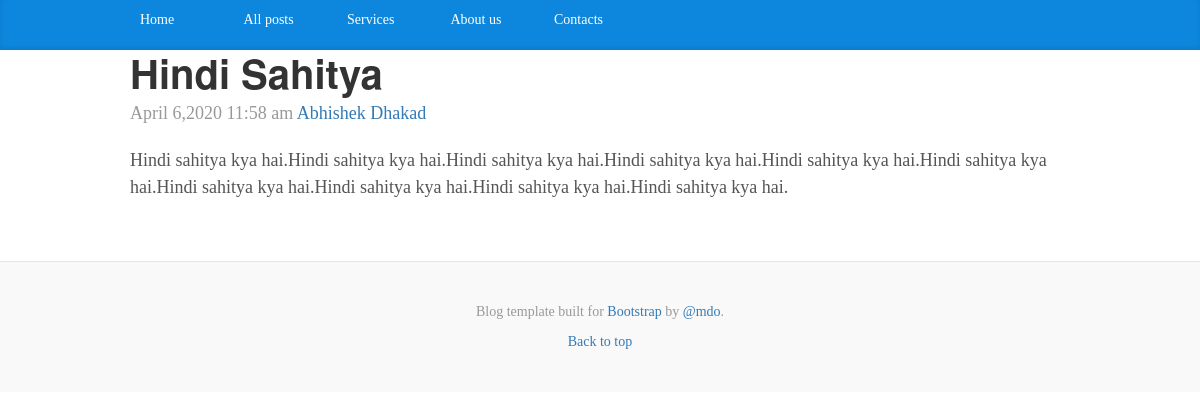
Screenshot of /single.php?id=35 with the database file from the repository.
### tables this page shows
CREATE TABLE `post` (
  `id` int(11) NOT NULL,
  `subject_id` int(11) NOT NULL,
  `title` varchar(255) NOT NULL,
  `content` text NOT NULL,
  `author` varchar(255) NOT NULL,
  `tags` text NOT NULL,
  `date` timestamp NOT NULL DEFAULT current_timestamp()
);

### libs/config.php (called while the page is built, shortened)
<?php
class data{
   public $host = DB_HOST;
   public $user = DB_USER;
   public $pass = DB_PASS;
   public $db_name = DB_NAME;
   public $link;
      private function connect(){
       $this->link = new mysqli($this->host, $this->user, $this->pass, $this->db_name);
   }
   public function select($query){
       $result = $this->link->query($query);
       if ($result->num_rows > 0){
           return $result;
       }
       else{
           return false;
       }
   }
}
?>

### libs/function.php (called while the page is built)
<?php
function formateDate($date){
    return date('F j,Y g:i a ', strtotime($date));
}
?>

### single.php (the view, shortened to what this page needs)
<?php
include_once("libs/config.php");
include_once("libs/function.php");
$select=new data();
if(isset($_GET['id'])){
$id = $_GET['id'];
$query="select*from post where id='$id' ";
$post = $select->select($query);
$row=$post->fetch_array();
}
?>
<!doctype html>
<html lang="en">
  <head>
    <link href="bootstrap/css/bootstrap.css" rel="stylesheet">
    <link href="bootstrap/css/custom.css" rel="stylesheet">
  </head>
  <body>
    <div class="blog-masthead">
      <div class="container">
        <nav class="blog-nav">
            <a class="blog-nav-item active" href="index.php">Home</a>
          <a class="blog-nav-item" href="posts.php">All posts</a>
          <a class="blog-nav-item" href="services.php">Services</a>
          <a class="blog-nav-item" href="about.php">About us</a>
          <a class="blog-nav-item" href="contacts.php">Contacts</a>
        </nav>
      </div>
    </div>
    <div class="container">
      <div class="row">
        <div class="col-xs-12 blog-main">
          <div class="blog-post">
              <h2 class="blog-post-title"><b><?php echo $row['title'];?></b></h2>
            <p class="blog-post-meta"><?php echo formateDate($row['date']);?> <a href="#"><?php echo $row['author'];?></a></p>
            <p><?php echo $row['content'];?></p>
          </div>
        </div>
      </div>
    </div>
    <footer class="blog-footer">
      <p>Blog template built for <a href="https://getbootstrap.com/">Bootstrap</a> by <a href="https://twitter.com/mdo">@mdo</a>.</p>
      <p>
        <a href="#">Back to top</a>
      </p>
    </footer>
  </body>
</html>

### rows the page displays
post: title "Hindi Sahitya", date "April 6,2020 11:58 am", author "Abhishek Dhakad", content "Hindi sahitya kya hai.Hindi sahitya kya hai.Hindi sahitya kya hai.Hindi sahitya kya hai.Hindi sahitya kya hai.Hindi sahitya kya hai.Hindi sahitya kya hai.Hindi sahitya kya hai.Hindi sahitya kya hai.Hindi sahitya kya hai."
